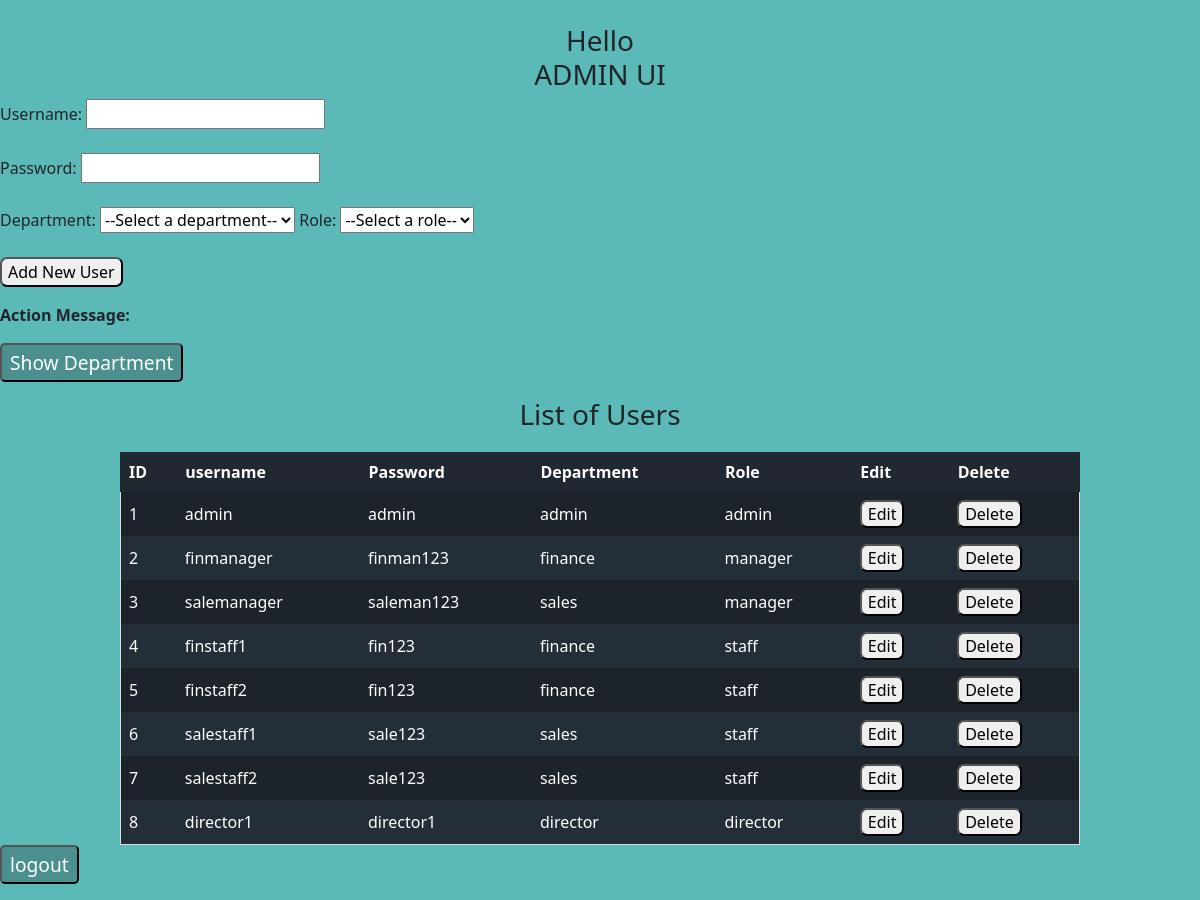
The page /admin on the database its author committed.
### app.py (models this page shows, shortened)
class User(db.Model, UserMixin):
    __tablename__ = 'user'
    id = db.Column(db.Integer, primary_key = True)
    username = db.Column(db.String(20), nullable = False)
    password = db.Column(db.String(80), nullable = False)
    dept = db.Column(db.String(20),nullable = False)
    role = db.Column(db.String(20), nullable = False)

### login.py (the view)
@app.route('/admin')
def admin():
    user_list = User.query.order_by(User.id).all()
    department = Department.query.all()
    return render_template('admin_ui.html',user_list=user_list, department=department)

### templates/admin_ui.html (shortened to what this page needs)
﻿<!DOCTYPE html>
<html lang="en">
<head>
	<h3 style="text-align: center;">Hello {{session['username']}}<br>ADMIN UI</h3>
</head>
<body>
  <link href="https://cdn.jsdelivr.net/npm/bootstrap@5.2.0-beta1/dist/css/bootstrap.min.css"
rel="stylesheet"
integrity="sha384-0evHe/X+R7YkIZDRvuzKMRqM+OrBnVFBL6DOitfPri4tjfHxaWutUpFmBp4vmVor"
crossorigin="anonymous">
<link rel="stylesheet" href={{url_for('static', filename='css/background.css') }}>
    <form action="/admin/add_user" method="POST">
        <label for="username">Username:</label>
        <input type="text" name="username" id="username" required>
        <label for="username">Password:</label>
        <input type="text" name="password" id="password" required>
        <label for="dept">Department:</label>
        <select id="dept" name="dept">
		<option hidden disabled selected>--Select a department--</option>
          </select>
        <label for="role">Role:</label>
          <select id="role" name="role">
		  <option hidden disabled selected>--Select a role--</option>
          </select>
        <button class="button" type="submit">Add New User</button>
    </form>
    <p><strong>Action Message:</strong> {{action_msg}}</p>
	<form action="/showDepartment">
		<input class="button" type="submit" value="Show Department">
	</form>
    <h3 style="text-align: center;">List of Users</h3>
    <table align="center" id="users">
        <tr>
            <th>ID</th>
            <th>username</th>
            <th>Password</th>
            <th>Department</th>
            <th>Role</th>
            <th>Edit</th>
            <th>Delete</th>
        </tr>
        {% for user in user_list %}<br>
        <tr>
          <td id="user.id">{{ user.id }}</td>
          <td id="user.username">{{ user.username }}</td>
          <td id="user.password">{{ user.password }}</td>
          <td id="user.dept">{{user.dept}}</td>
          <td id="user.role">{{ user.role }}</td>
          <form action = "/admin/edit_UI" method="POST">
          <td>
            <button class="button" type="submit" name="edit_user" value="{{ user.id }}">Edit</button>
          </td>
          </form>
          <form action = "/admin/del_user" method="POST">
          <td>
            <button class="button" type="submit" name="del_user" value="{{ user.id }}">Delete</button>
          </td>
          </form>
        </tr>
        {%endfor%}
    </table>
    <form action="/logout">
      <input class="button" type="submit" value="logout">
  </form>
 </body>
</html>

### static/css/background.css (style rules this page uses)
body { background-color: #5BB9B8; }
th, td { text-align: center-left; padding: 8px; }
input[type="submit"] { line-height: 1; display: inline-block; font-size: 1.2rem; text-decoration: none; border-radius: 5px; color: #fff; padding: 8px; background-color: #4b908f; }
tr:nth-child(odd) { background-color: #242e39; color: #fff; }
tr:nth-child(even) { background-color: #1c232b; color: #fff; }
th { background-color: #202932; color: #fff; border: 1px solid #202932; }
* { box-sizing: border-box; }
#users { border-collapse: collapse; border-spacing: 0; width: 80%; border: 1px solid #ddd; margin-top: -180px; }
.button { border-radius:7px; }

### rows shown on the page
User: id "1", username "admin", password "admin", dept "admin", role "admin"
User: id "2", username "finmanager", password "finman123", dept "finance", role "manager"
User: id "3", username "salemanager", password "saleman123", dept "sales", role "manager"
User: id "4", username "finstaff1", password "fin123", dept "finance", role "staff"
User: id "5", username "finstaff2", password "fin123", dept "finance", role "staff"
User: id "6", username "salestaff1", password "sale123", dept "sales", role "staff"
User: id "7", username "salestaff2", password "sale123", dept "sales", role "staff"
User: id "8", username "director1", password "director1", dept "director", role "director"
